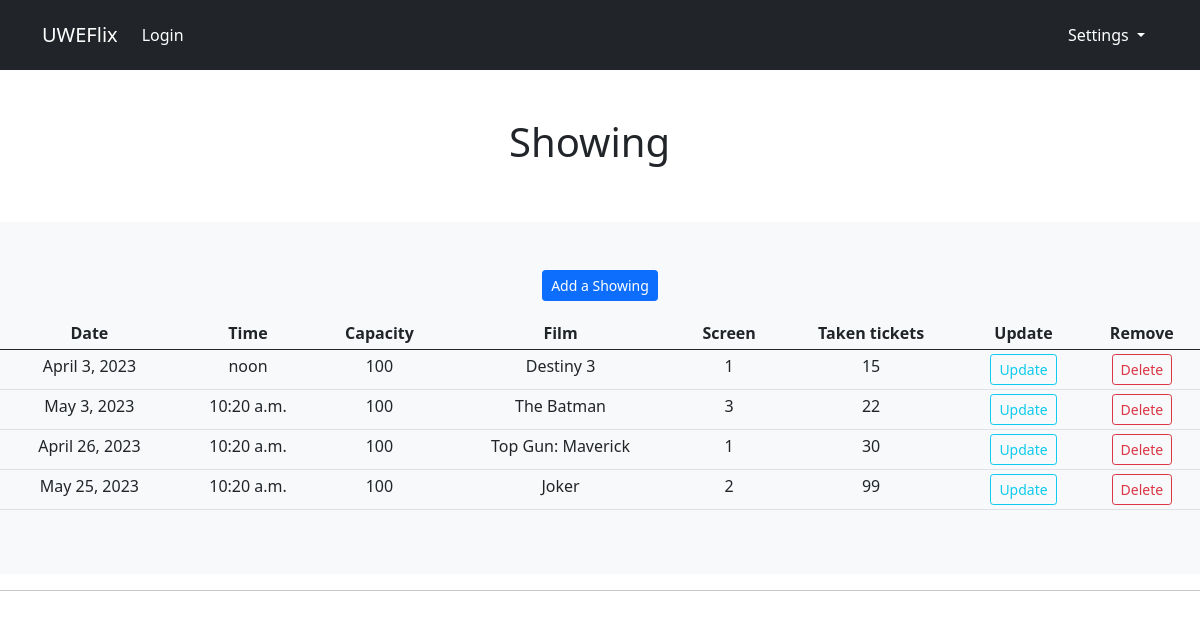
/showing/, run on the app's committed database.
### UWEFlix/models.py (models this page shows, shortened)
class Showing(models.Model):
    date = models.DateField(validators=[MinValueValidator(datetime.date.today)])
    time = models.TimeField()
    film = models.ForeignKey(Film, on_delete=models.PROTECT)
    screen = models.ForeignKey(Screens, on_delete=models.PROTECT)
    taken_tickets = models.IntegerField(default=0, validators=[MinValueValidator(0)])

class Screens(models.Model):
    number = models.PositiveIntegerField()
    capacity = models.PositiveIntegerField()
    def __str__(self):
        return str(self.number)

class Film(models.Model):
    title = models.CharField(max_length=300)
    duration = models.PositiveIntegerField()
    short_description = models.CharField(max_length=300)
    long_description = models.CharField(max_length=300)
    image_URL = models.URLField()
    upload_date = models.DateTimeField("date logged")
    def __str__(self):
        return self.title

### UWEFlix/views.py (the view)
# urls.py: path("showing/", views.showing_view, name="showing"),
def showing_view(request):
    showingList = Showing.objects.all()
    return dynamicRender(request, "UWEFlix/showings.html", {'showingList':showingList})

### UWEFlix/render.py (called while the page is built)
def getGroup(user):
    if len(user.groups.all()) == 0:
        return "None"
    return user.groups.all()[0].name

def getTopBarContext(request, context = {}):
    user_group = getGroup(request.user)
    context["nav_items"] = group_nav_dictionary[user_group]
    context["user_items"] = user_dictionary[user_group]
    context["user_group"] = user_group
    if not request.user.is_anonymous:
        context["user_items"][0].text = f"Hello, {request.user.username}!"
    return context

def dynamicRender(request, page, context = {}):
    context = getTopBarContext(request, context)
    return render(request, page, context)

### UWEFlix/templates/UWEFlix/showings.html
{% extends "UWEFlix/management.html" %}
{% block title %}Showing{% endblock %}
{% block addLink %}{% url 'log_showing' %}{% endblock %}
{% block addMessage %}Add a Showing{% endblock %}
{% block fieldOne %}<th>Date</th>{% endblock %}
{% block fieldTwo %}<th>Time</th>{% endblock %}
{% block fieldThree %}<th>Capacity</th>{% endblock %}
{% block fieldFour %}<th>Film</th>{% endblock %}
{% block fieldFive %}<th>Screen</th>{% endblock %}
{% block fieldSix %}<th>Taken tickets</th>{% endblock %}
{% block dbObjects %}
{% for showing in showingList %}
  <tr>
	<td>{{showing.date}}</td>
    <td>{{showing.time}}</td>
    <td>{{showing.screen.capacity}}</td>
    <td>{{showing.film}}</td>
	<td>{{showing.screen}}</td>
    <td>{{showing.taken_tickets}}</td>
    <td><a class="btn btn-sm btn-outline-info" href="{% url 'updateShowings' showing.id %}">Update</a></td>
    <td><a class="btn btn-sm btn-outline-danger" href="{% url 'removeShowings' showing.id %}">Delete</a></td>
  </tr>
{% endfor %}
{% endblock %}

### UWEFlix/templates/UWEFlix/management.html (shortened to what this page needs)
{% extends "UWEFlix/placeholder.html" %}
{% block content %}
  <body>
    <main role="main">
      <section class="jumbotron text-center">
        <div class="container py-5">
          <h1 class="jumbotron-heading">{% block title %}{% endblock %}&nbsp;&nbsp;</h1>
        </div>
        <div class="album py-5 bg-light">
          <p class="border-middlePage">
              <a class="btn btn-primary  btn-sm btn-block" href="{% block addLink %}{% endblock %}">{% block addMessage %}{% endblock %}</a>
              <table class="table table-sm table-hover">
                <thead>
                  {% block fieldOne %}{% endblock %}
                  {% block fieldTwo %}{% endblock %}
                  {% block fieldThree %}{% endblock %}
                  {% block fieldFour %}{% endblock %}
                  {% block fieldFive %}{% endblock %}
                  {% block fieldSix %}{% endblock %}
                  <th>Update</th>
                  <th>Remove</th>
              </thead>
              <tbody>
                {% block dbObjects %}
                {% endblock %}
                </tbody>
              </table>
        </div>
      </section>
    </main>
  </body>
{% endblock %}

### UWEFlix/templates/UWEFlix/placeholder.html (shortened to what this page needs)
<!DOCTYPE html>
<html lang="en">
<head>
  {% load static %}
  {% load custom_tags %}
  <link rel="stylesheet" type="text/css" href="{% static 'UWEFlix/style.css' %}"/>
  <link href="https://cdn.jsdelivr.net/npm/bootstrap@5.0.2/dist/css/bootstrap.min.css" rel="stylesheet"
 />
    <link rel="stylesheet" href="https://cdnjs.cloudflare.com/ajax/libs/font-awesome/4.7.0/css/font-awesome.min.css">
</head>
<body>
  <header>
    <nav class="navbar navbar-expand-lg navbar-dark bg-dark">
      <div class="container">
        <a class="navbar-brand" href="{% url 'home' %}">UWEFlix</a>
        <div class="collapse navbar-collapse" id="navbarText">
          <ul class="navbar-nav me-auto mb-2 mb-lg-0">
            {% for nav_item in nav_items %}
              <li class="nav-item">
                <a class="nav-link active" aria-current="page" href="{% url nav_item.href %}">{{ nav_item.text }}</a>
              </li>
            {% endfor %}
          </ul>
          <span class="navbar-text">
            <div class="btn-group">
              <button type="button" class="btn btn-dark dropdown-toggle" data-bs-toggle="dropdown"
                aria-expanded="false">
                Settings
              </button>
            </div>
          </span>
        </div>
      </div>
    </nav>
  </header>
  <main>
    {% block content %}
    {% endblock %}
    <hr />
  </main>
  <footer class="text-muted py-5">
  </footer>
</body>
</html>

### data on the page
Showing: date "April 3, 2023", time "noon", screen.capacity "100", film "Destiny 3", screen "1", taken_tickets "15"
Showing: date "May 3, 2023", time "10:20 a.m.", screen.capacity "100", film "The Batman", screen "3", taken_tickets "22"
Showing: date "April 26, 2023", time "10:20 a.m.", screen.capacity "100", film "Top Gun: Maverick", screen "1", taken_tickets "30"
Showing: date "May 25, 2023", time "10:20 a.m.", screen.capacity "100", film "Joker", screen "2", taken_tickets "99"

### other printed values
{{ nav_item.text }} "Login"
